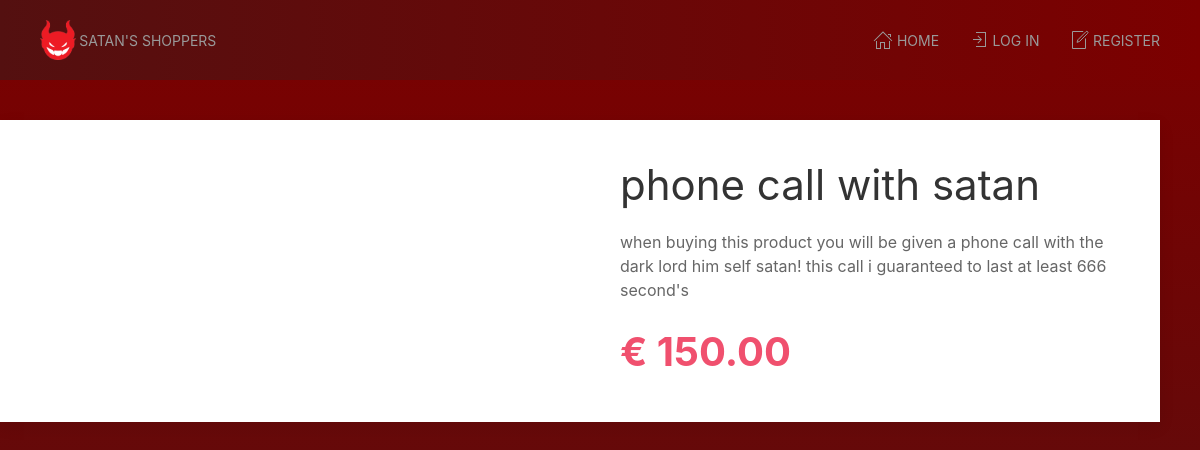
Page /dev/product.php?id=1 on the earlier database version.
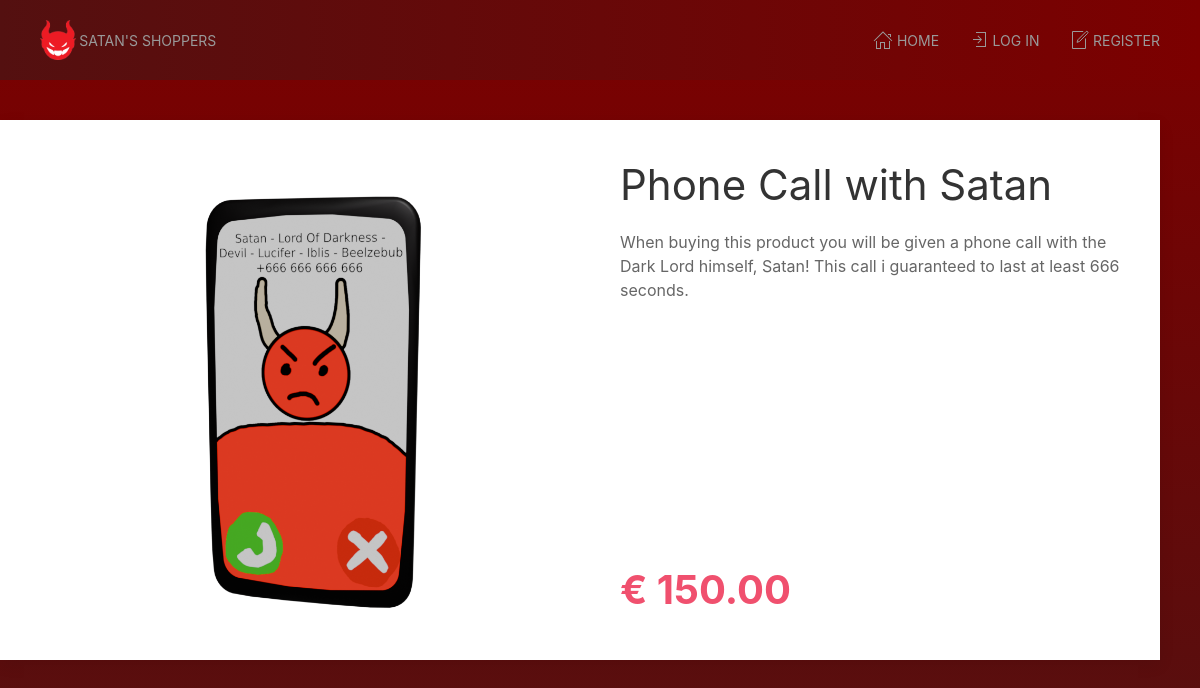
Same page on the later database version.
### tables this page shows
CREATE TABLE `products` (
  `id` int(11) NOT NULL,
  `price` decimal(6,2) NOT NULL,
  `name` varchar(255) NOT NULL,
  `description` varchar(255) NOT NULL,
  `image` varchar(255) NOT NULL,
  `category_id` int(255) NOT NULL
);

### dev/product.php (the view, shortened to what this page needs)
<?php
include_once("templates/head.inc.php");
$product = null;
if(isset($_GET['id'])){
	$statement = $conn->prepare("SELECT name, price, description, image FROM products WHERE id = ?");
	$statement->execute([$_GET['id']]);
	$product = $statement->fetch();
}
?>
      <main class="uk-container uk-padding">
         <div class="uk-grid">
            <section class="uk-width-1">
               <div class="uk-grid uk-card uk-card-default">
                  <section class="uk-width-1-2 uk-card-media-left">
<?php if(!empty($product) && isset($product)): ?>
                     <img src="<?= 'img/' . $product['image']; ?>" class="" alt="" title="" />
                  </section>
                  <section class="uk-width-1-2 uk-card-body uk-flex uk-flex-column uk-flex-between">
                     <div class="">
                        <h1><?= $product['name']; ?></h1>
                        <p class="">
<?= $product["description"]; ?>
                        </p>
                     </div>
                     <div class="uk-flex uk-flex-between uk-flex-middle">
                        <div class="price-block">
                           <p class="product-view__price uk-text-bold uk-text-danger uk-text-left uk-text-bolder">&euro; <?= $product["price"]; ?></p>
                        </div>
                     </div>
<?php
else:
	echo "<h1><br>Product not found</h1><br><br><br><br><br><br><br><br><br><br><br><br><br><br><br><br><br><br>";
endif;
?>
                  </section>
               </div>
            </section>
         </div>
      </main>
<?php
include_once("templates/foot.inc.php");

Differences in the rows shown:
changed products: image: picture added; name "phone call with satan" → "Phone Call with Satan"; description "when buying this product you will be given a phone call with the dark lord him self satan! this call i guaranteed to last at least 666 second's" → "When buying this product you will be given a phone call with the Dark Lord himself, Satan! This call i guaranteed to last at least 666 seconds."
